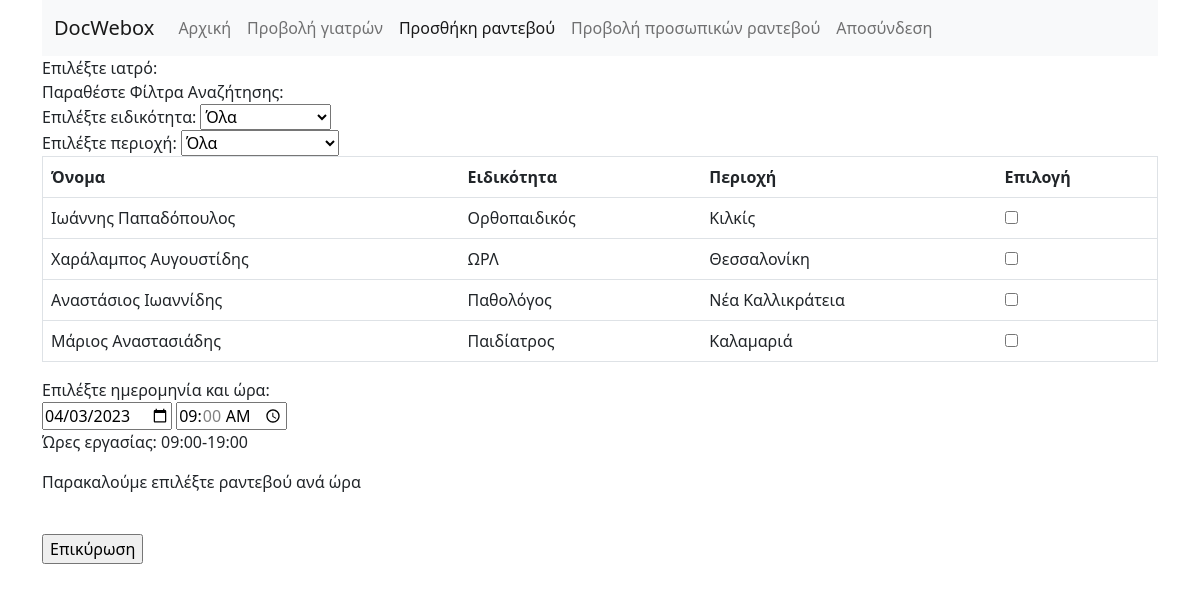
The app's page /addAppointment.php (signed in) with its own data.
### tables this page shows
CREATE TABLE `docs` (
  `id` int(11) NOT NULL,
  `fname` varchar(15) NOT NULL,
  `lname` varchar(15) NOT NULL,
  `exp` varchar(20) NOT NULL,
  `loc` varchar(20) NOT NULL
);

### addAppointment.php (the view, shortened to what this page needs)
<?php
	include "connect.php";
?>
<!DOCTYPE html>
<html>
	<head>
    	<link href="https://cdn.jsdelivr.net/npm/bootstrap@5.2.3/dist/css/bootstrap.min.css" rel="stylesheet">
	</head>
	<body>
	<div class="container">
	<nav class="navbar navbar-expand-lg navbar-light bg-light">
		<div class="container-fluid">
			<a class="navbar-brand" href="#">DocWebox</a>
			<div class="collapse navbar-collapse" id="navbarNavAltMarkup">
				<div class="navbar-nav">
				<a class="nav-item nav-link " href="welcome.php">Αρχική</a>
				<a class="nav-item nav-link " href="showDocs.php">Προβολή γιατρών</a>
				<a class="nav-item nav-link active" aria-current="page" href="addAppointment.php">Προσθήκη ραντεβού</a>
				<?php
					echo "<a class='nav-item nav-link' href='showAppointments.php'>Προβολή προσωπικών ραντεβού</a>";
				?>
				<a class="nav-item nav-link " href="login_register.html">Αποσύνδεση</a>
				</div>
			</div>
		</div>
    </nav>
		<div id ="tag">Επιλέξτε ιατρό:</div>
		<div>Παραθέστε Φίλτρα Αναζήτησης:</div>
		<div id = "searchTerms">
			<label for="Expertise">Επιλέξτε ειδικότητα:</label>
			<select name="exp" id="exp">
				<option value="">Όλα</option>
			 </select>
			 <br>
			 <label for="Location">Επιλέξτε περιοχή:</label>
			 <select name="loc" id="loc">
				<option value="">Όλα</option>
			 </select>
		</div>
        <form name="form" action="submit.php" onsubmit="return validation()" method="post">
			<?php
				$sql = "SELECT id, fname, lname, exp, loc FROM docs";
				$result = $conn->query($sql);
				if ($result->num_rows > 0) {
					echo "<div class='table-responsive'><table class='table table bordered' id='tb'><tr><th>Όνομα</th><th>Ειδικότητα</th><th>Περιοχή</th><th>Επιλογή</th></tr>";
					while($row = $result->fetch_assoc()) {
						echo "<tr><td>".$row["fname"]."
						".$row["lname"]."</td><td>".$row["exp"]."</td><td>".$row["loc"]."</td>
						<td class='checkbox-group required'> <input type='checkbox' class='radio' id='doc'".$row["id"]."' value=".$row["id"]." name='docid'></td></tr>";
					}
					echo "</table>";
				} else {
					echo "0 results";
				}
			?>
			<div id ="tag">Επιλέξτε ημερομηνία και ώρα:</div>
			<input type="date" id="date" name="date" max="2030-12-31" required>
            <input type="time" id="appt" name="appt"  min="09:00" max="19:00" value="09:00" step="3600" required>
			<p>Ώρες εργασίας: 09:00-19:00</p>
			<p>Παρακαλούμε επιλέξτε ραντεβού ανά ώρα</p>
			<br>
            <input type="submit" name="submit" value="Επικύρωση">
        </form>
	</div>
	</body>
</html>

### addAppointment.php (style rules this page uses)
table, th, td { border: 1px solid black; }

### records on screen
docs: fname "Ιωάννης", lname "Παπαδόπουλος", exp "Ορθοπαιδικός", loc "Κιλκίς"
docs: fname "Χαράλαμπος", lname "Αυγουστίδης", exp "ΩΡΛ", loc "Θεσσαλονίκη"
docs: fname "Αναστάσιος", lname "Ιωαννίδης", exp "Παθολόγος", loc "Νέα Καλλικράτεια"
docs: fname "Μάριος", lname "Αναστασιάδης", exp "Παιδίατρος", loc "Καλαμαριά"
